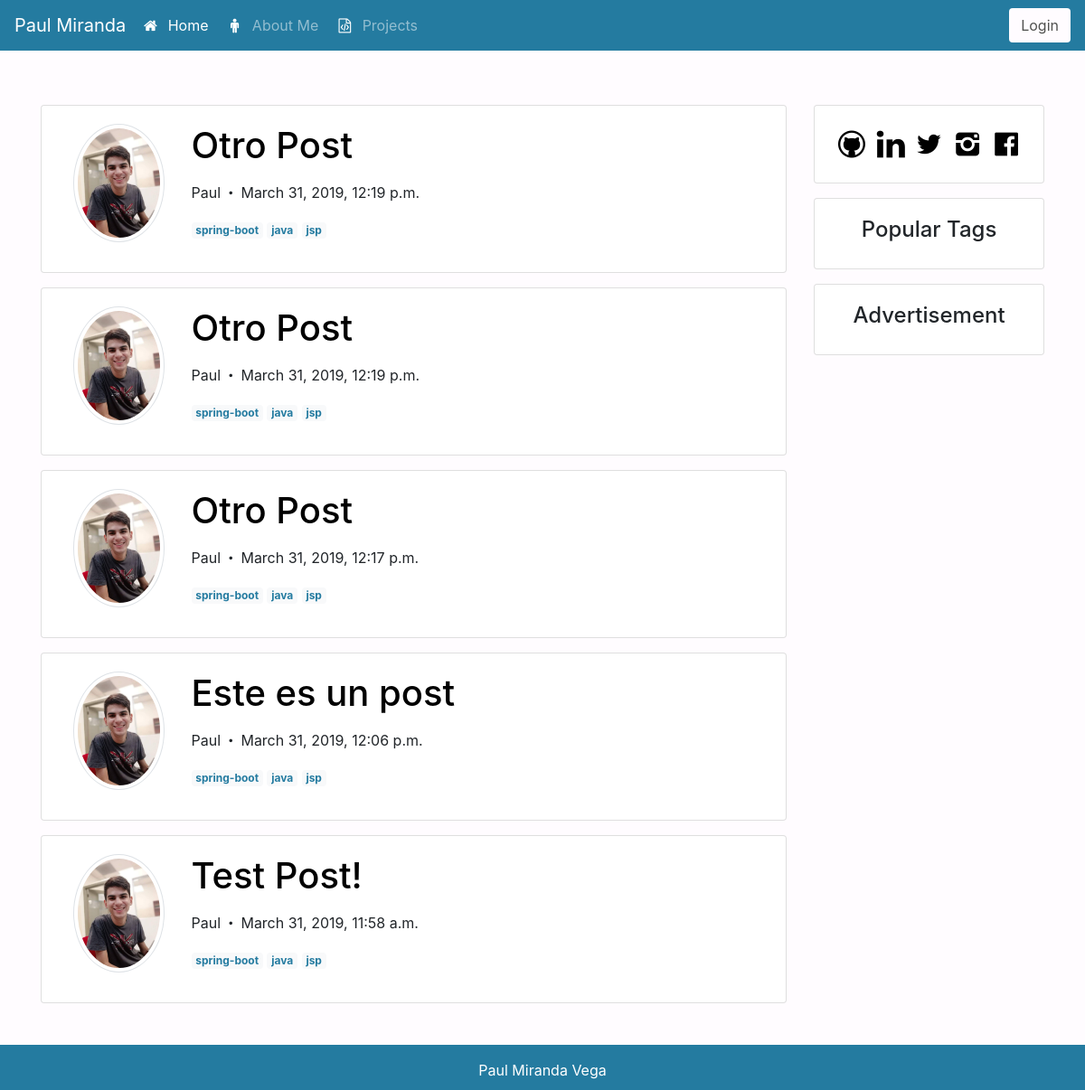
Before: / with the older database file.
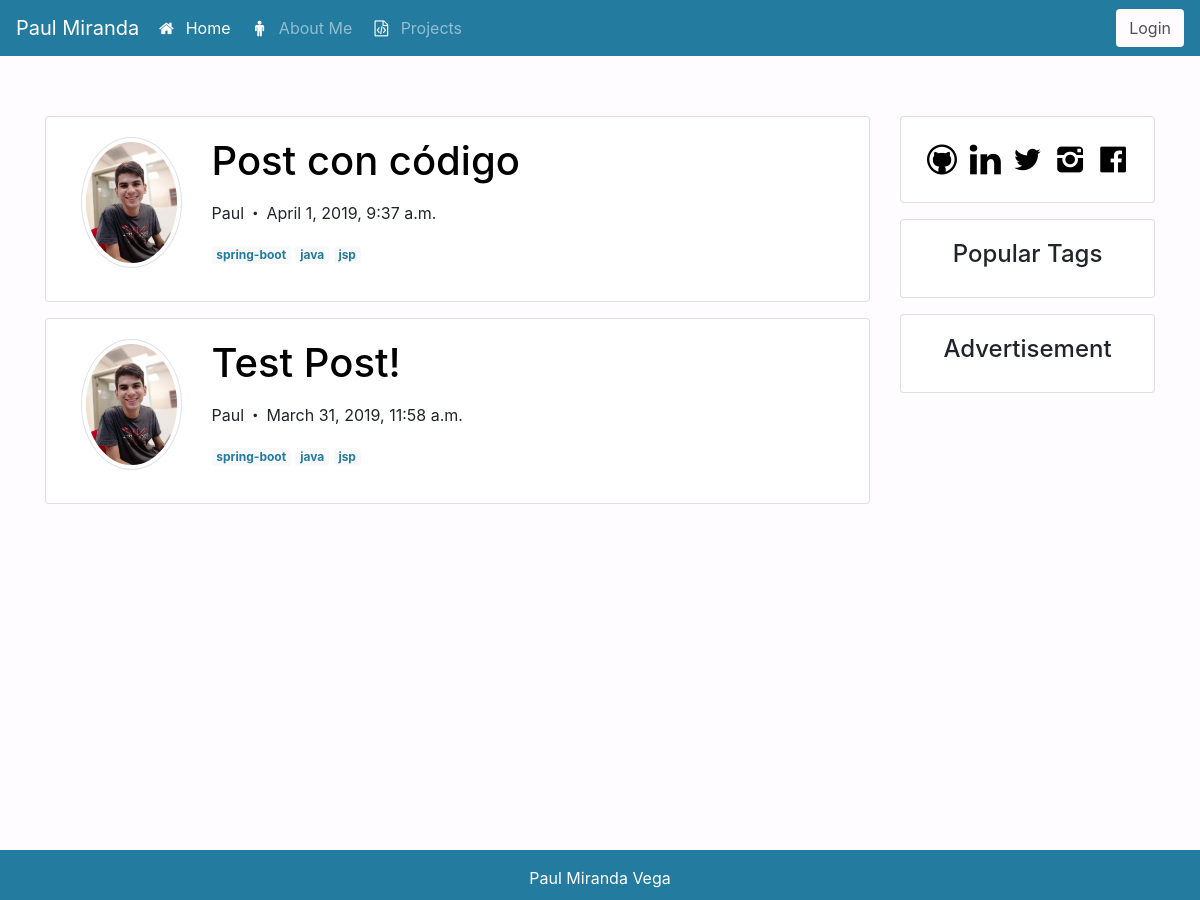
After: the same page with the newer database file.
### blog/models.py (models this page shows, shortened)
class Post(models.Model):
    author = models.ForeignKey('auth.User', on_delete=models.CASCADE)
    title = models.CharField(max_length = 200)
    text = models.TextField()
    created_date = models.DateTimeField(default = timezone.now)
    likes = models.IntegerField(default=0)
    tags = models.CharField(max_length = 50, default = '' )

### blog/views.py (the view)
# urls.py: path('',views.PostListView.as_view(),name='post_list'),
class PostListView(ListView):
    model = Post
    def get_queryset(self):
        return Post.objects.filter(created_date__lte=timezone.now()).order_by('-created_date')

### blog/templates/blog/post_list.html (shortened to what this page needs)
{% extends 'base.html' %}
{% load static %}
{% block body_block %}
<div class="container">
    <div class="row">
        <div class="content col-12 col-lg-9 posts">
            {% for post in post_list %}
            <div class="card my-3">
                <div class="card-body">
                    <div class="container">
                        <div class="row">
                            <div class="col-2">
                                <img class="img-fluid rounded-circle img-thumbnail" src="{% static 'img/paul.jpg' %}"
                                    alt="">
                            </div>
                            <div class="col-10">
                                <a href="{% url 'blog:post_detail'  pk=post.pk%}" class="card_title_link">
                                    <h1 class="mb-3 card-title">{{post.title}}</h1>
                                </a>
                                <div class="row">
                                    <div class="col d-inline-flex">
                                        <p>{{post.author}}</p>
                                        <i class="icon-dot"></i>
                                        <p>{{post.created_date}}</p>
                                    </div>
                                </div>
                                <p>
                                    <a href="#" class="badge badge-light">spring-boot</a>
                                    <a href="#" class="badge badge-light">java</a>
                                    <a href="#" class="badge badge-light">jsp</a>
                                </p>
                            </div>
                        </div>
                    </div>
                </div>
            </div>
            {% endfor %}
        </div>
        <div class="sidebar col-12 col-lg-3">
            <div class="card my-3 iconos">
                <div class="card-body d-flex justify-content-between">
                    <a href=""><i class="icon-github-circled"></i></a>
                    <a href=""><i class="icon-linkedin"></i></a>
                    <a href=""><i class="icon-twitter"></i></a>
                    <a href=""><i class="icon-instagram"></i></a>
                    <a href=""><i class="icon-facebook-official"></i></a>
                </div>
            </div>
            <div class="card my-3">
                <div class="card-body text-center">
                    <h4>Popular Tags</h4>
                </div>
            </div>
            <div class="card my-3 text-center">
                <div class="card-body">
                    <h4>Advertisement</h4>
                </div>
            </div>
        </div>
    </div>
</div>
{% endblock %}

### templates/base.html (shortened to what this page needs)
<!DOCTYPE html>
{% load static %}
<html lang="en">
<head>
    <link rel="stylesheet" href="{% static 'dist/css/medium-editor.css' %}">
    <link rel="stylesheet" href="{% static 'dist/css/themes/beagle.css' %}">
    <link rel="stylesheet" href="{% static 'css/bootstrap.min.css' %}">
    <link rel="stylesheet" href="{% static 'css/fontello.css' %}">
    <link rel="stylesheet" href="{% static 'css/estilos.css' %}">
</head>
<body>
    <header>
        <nav class="navbar navbar-expand-lg navbar-dark fixed-top">
            <a class="navbar-brand" href="{% url 'blog:post_list' %}">Paul Miranda</a>
            <div class="collapse navbar-collapse" id="navbarSupportedContent">
                <ul class="navbar-nav mr-auto">
                    <li class="nav-item active d-inline-flex align-items-center">
                        <i class="icon-home"></i>
                        <a class="nav-link" href="{% url 'blog:post_list' %}">Home <span class="sr-only">(current)</span></a>
                    </li>
                    <li class="nav-item d-inline-flex align-items-center">
                        <i class="icon-male"></i>
                        <a class="nav-link" href="#">About Me</a>
                    </li>
                    <li class="nav-item d-inline-flex align-items-center">
                        <i class="icon-file-code"></i>
                        <a class="nav-link" href="#">Projects</a>
                    </li>
                </ul>
                {% if user.is_authenticated %}
                <a href="{% url 'logout' %}">
                    <button class="btn log">Logout</button>
                </a>
                {% else %}
                <a href="{% url 'login' %}">
                    <button class="btn log">Login</button>
                </a>
                {% endif %}
            </div>
        </nav>
    </header>
    <main>
        {% block body_block %}
        {% endblock %}
    </main>
    <footer class="footer mt-auto py-3">
        <div class="container text-center" style="color:white;">
            Paul Miranda Vega
        </div>
    </footer>
</body>
</html>

### static/css/estilos.css (style rules this page uses)
* { margin: 0; padding: 0; }
html, body { height: 100pv; background: #FFFCFF; }
body { min-height: 100vh; position: relative; margin: 0; padding-bottom: 80px; }
main { min-height: 80%; margin-top: 100px; }
header i { color: white; }
nav { background: #247BA0; }
.nav-item { margin-right: 10px; }
footer { position: absolute; bottom: 0; height: 50px; width: 100%; background: #247BA0; }
.iconos { font-size: 30px; }
.iconos .card-body a { text-decoration: none; color: black; }
.log { background: #FFFCFF; color: #50514F; }
.card-body a { color: #247BA0; }
.card-body .card_title_link { text-decoration: none; color: black; }

Changed rows visible on the page:
removed Post: title "Otro Post", author "Paul", created_date "March 31, 2019, 12:19 p.m."
removed Post: title "Otro Post", author "Paul", created_date "March 31, 2019, 12:19 p.m."
removed Post: title "Otro Post", author "Paul", created_date "March 31, 2019, 12:17 p.m."
removed Post: title "Este es un post", author "Paul", created_date "March 31, 2019, 12:06 p.m."
added Post: title "Post con código", author "Paul", created_date "April 1, 2019, 9:37 a.m."
